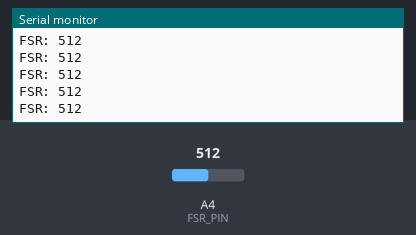
The sketch below on a simulated Arduino Uno, built with avr-gcc and run on an emulated ATmega328P. Shown: the last lines printed to the serial monitor. The inputs (shaded band) are chosen by the test bench; at power-on: A4 (FSR_PIN) = 512.

Above: at 1.2 s.
1.3 s: A4 (FSR_PIN) set to 716
At 1.56 s:
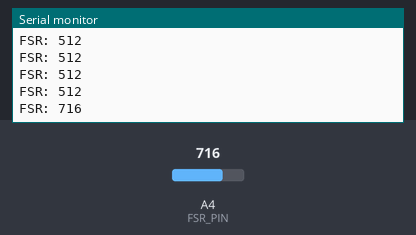
2.8 s: A4 (FSR_PIN) set to 900
At 2.96 s:
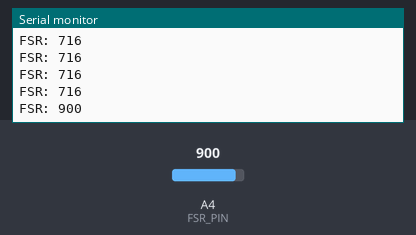
Timing chart, 0 to 5.8 s (numbered marks = the images above; inputs shaded):
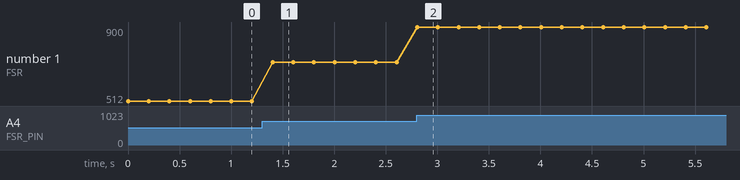

The sketch:

fsr_test.ino
```cpp
const int FSR_PIN = A4;

void setup() {
  Serial.begin(9600);
}

void loop() {
  int value = analogRead(FSR_PIN);

  Serial.print("FSR: ");
  Serial.println(value);

  delay(200);
}
```

Measured:
- after the input at 1.3 s, the serial monitor: prints a new line after 0.10 s (image 1)
- after the input at 2.8 s, the serial monitor: prints a new line at once (image 2)
- plotted number 1: 512 → 716 after the input at 1.3 s, 716 → 900 after the input at 2.8 s
